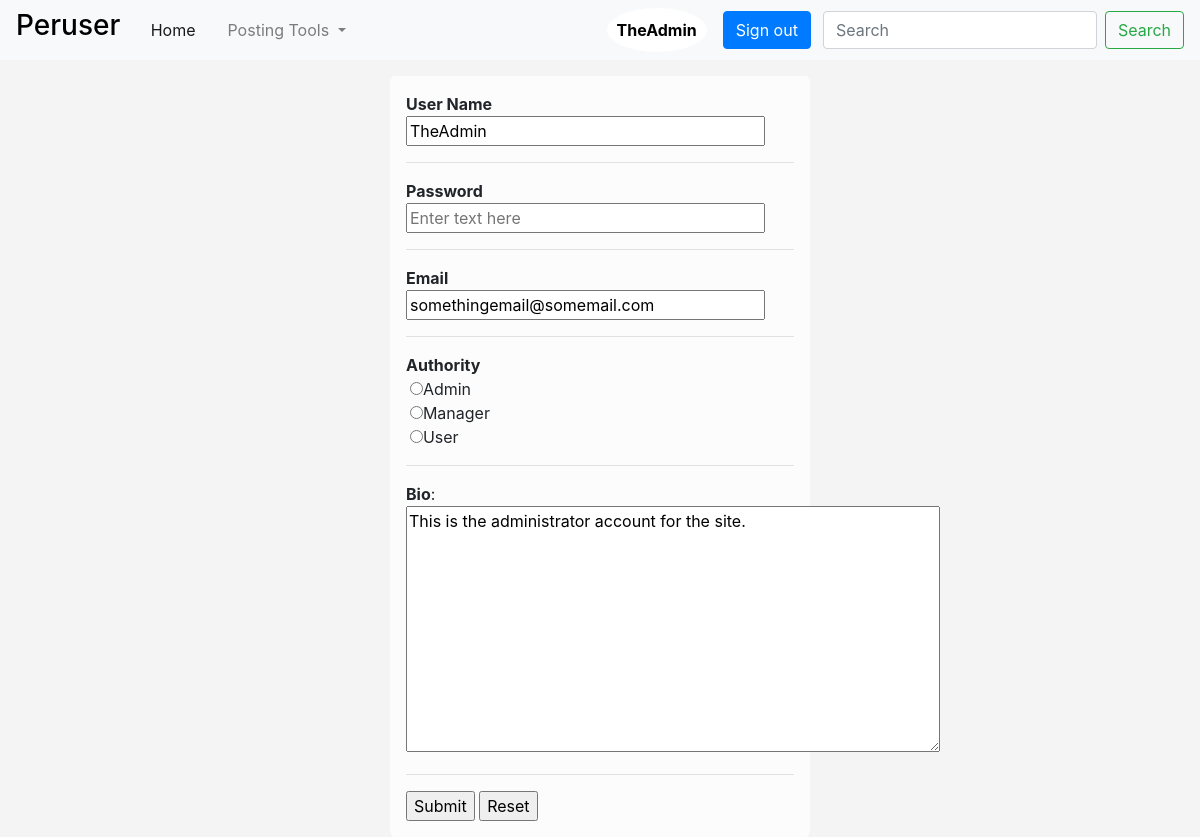
The page /privs/userEdit.php?id=1 (signed in) on the database its author committed.
### tables this page shows
CREATE TABLE `users` (
  `id` int(10) UNSIGNED NOT NULL,
  `authority` varchar(7) NOT NULL DEFAULT 'user',
  `username` varchar(20) DEFAULT NULL,
  `password` varchar(65) DEFAULT NULL,
  `bio` text DEFAULT NULL,
  `email` varchar(35) NOT NULL DEFAULT 'user'
);

### utils/dbUtil.php (called while the page is built, shortened)
<?php
	require_once('classes.php');
	class DatabaseUtil{
		static function readEntry($key, $table, $db){
			if(is_numeric($key)){
				$query = "SELECT * FROM $table WHERE id = $key;";
				$data = mysqli_query($db, $query);
				$data = mysqli_fetch_assoc($data);
				if($table == 'users'){
					$user = new User($data['id'], $data['authority'], $data['username'], $data['password'], $data['bio'], $data['email']);
					return $user;
				}
			}
		}
	}
?>

### utils/classes.php (called while the page is built, shortened)
<?php
	class User {
		public function __construct($id=null, $authority=null, $username=null, $password=null, $bio=null, $email=null){
			$this->username = $username;
			$this->bio = $bio;
			$this->email = $email;
		}
	}
?>

### privs/userEdit.php (the view, shortened to what this page needs)
<?php
require('../utils/dbUtil.php');
require('../utils/settings.php');
$user_data = DatabaseUtil::readEntry($_GET['id'], 'users', $db);
require("../rsrc/header.php");
require_once('../rsrc/nav_bar.php');
?>
<form class="form-class" action="userEdit.php" method="post">
	<b>User Name</b><br><input type="text" name="username" placeholder="Enter text here" size="30" value="<?=$user_data->username?>" minlength="4"></input><hr>
	<b>Password</b><br><input type="password" name="password" placeholder="Enter text here" size="30" minlength="8"><hr>
	<b>Email</b><br><input type="email" name="email" placeholder="Enter text here" size="30" value="<?=$user_data->email?>"></input><hr>
	<b>Authority</b><br>
				<p>
				<input style="margin-left: 1%;" type="radio" name="authority" value="admin">Admin<br>
				<input style="margin-left: 1%;" type="radio" name="authority" value="manager">Manager<br>
				<input style="margin-left: 1%;" type="radio" name="authority" value="user">User
				</p>
				<hr>
	<b>Bio</b>:<br><textarea name="bio" placeholder="Enter text here" rows="10" cols="50"><?=$user_data->bio?></textarea><hr>
	<input type="submit" value="Submit">
	<input type="reset" value="Reset">
</form>
<?php
require_once('../rsrc/footer.php')
?>

### rsrc/nav_bar.php (shortened to what this page needs)
<?php
$currentDirectory = explode('/', $_SERVER['PHP_SELF']);
$inRoot = True;
if($currentDirectory[count($currentDirectory) - 2] != 'Reddit Clone'){
	$inRoot = False;
}
$session_not_set = !isset($_SESSION['user-data']);
?>
<nav class="navbar navbar-expand-lg navbar-light bg-light">
  <a class="" href="<?=($inRoot? '' :'../')?>index.php"><h3>Peruser&nbsp;&nbsp;&nbsp;</h3></a>
  <div class="collapse navbar-collapse" id="navbarSupportedContent">
    <ul class="navbar-nav mr-auto">
      <li class="nav-item active">
        <a class="nav-link" href="<?=($inRoot? '' :'../')?>index.php">Home <span class="sr-only">(current)</span></a>
      </li>
      <li class="nav-item">
        <a class="nav-link" href="#"></a>
      </li>
      <li class="nav-item dropdown">
        <a class="nav-link dropdown-toggle" href="#" id="navbarDropdown" role="button" data-toggle="dropdown" aria-haspopup="true" aria-expanded="false">
          Posting Tools
        </a>
      </li>
      <li class="nav-item">
        <a class="nav-link disabled" href="#" tabindex="-1" aria-disabled="true"></a>
      </li>
    </ul>
	<?php
		if(isset($_SESSION['user-data'])){
			$userdataobj = unserialize($_SESSION['user-data']);
			echo '<a href="'.($inRoot? '' :'../').'rsrc/bio.php?id='.$userdataobj->id.'"><div class="userbubble box"><b>'.$userdataobj->username.'</b></div></a>';
		}
	?>
	<?php
		if($session_not_set){
			echo '<a href="'.($inRoot? '' :'../').'login/login.php"><button type="button" class="btn btn-primary butn">Login</button></a>
				  <a href="'.($inRoot? '' :'../').'signin/signup.php"><button type="button" class="btn btn-primary butn">Sign up</button></a>';
		}
		else{
			echo '<a href="'.($inRoot? '' :'../').'signin/signout.php"><button type="button" class="btn btn-primary butn">Sign out</button></a>';
		}
	?>
    <form class="form-inline my-2 my-lg-0">
      <input class="form-control mr-sm-2" type="search" placeholder="Search" aria-label="Search">
      <button class="btn btn-outline-success my-2 my-sm-0" type="submit">Search</button>
    </form>
  </div>
</nav>

### rsrc/header.php (style rules this page uses)
a { text-decoration: none; }
a:link { color: black; }
.form-class { background-color: #FCFCFC; width: 35%; margin-top: 1em; margin-left: auto; margin-right: auto; border-radius: 1%; padding: 1em; }
.butn { margin-right: 0.75em; }
.userbubble { background-color: #FFFFFF; padding: 10px; border-radius: 50%; margin-right: 1em; }

### rows shown on the page
users: username "TheAdmin", email "somethingemail@somemail.com", bio "This is the administrator account for the site."
